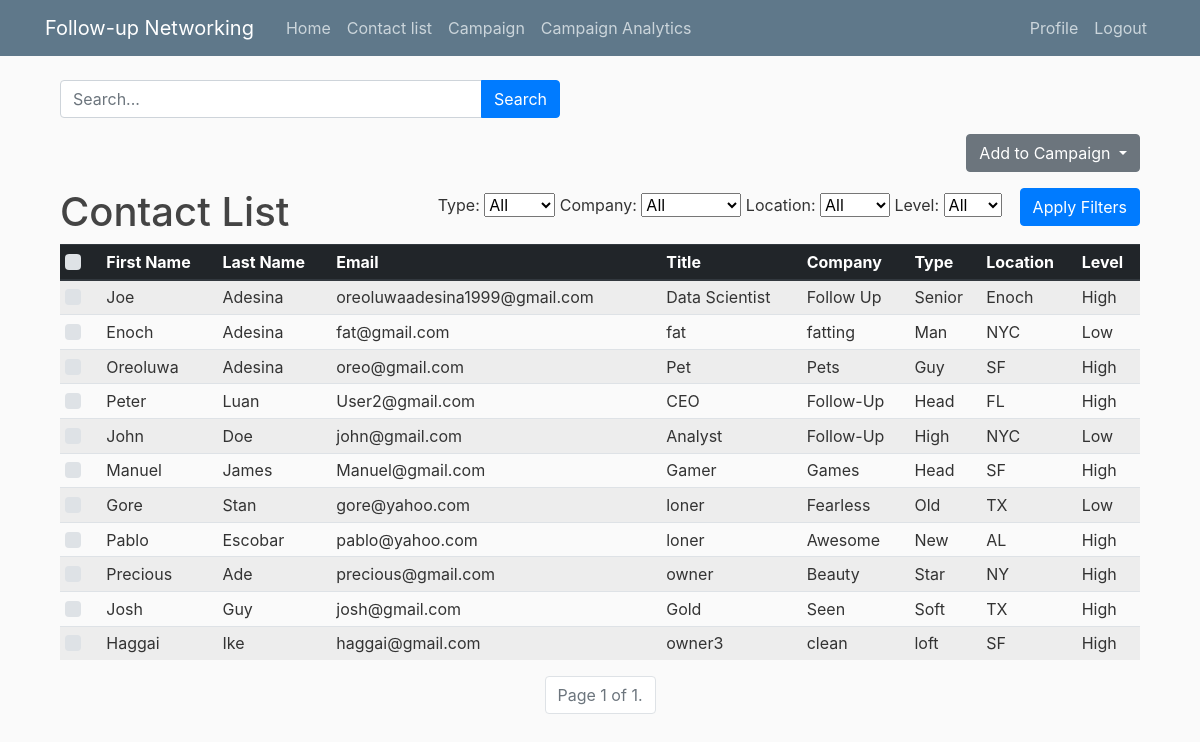
Screenshot of /contact-list/ (signed in) with the database file from the repository.
### contacts/models.py (models this page shows, shortened)
class Contact(models.Model):
    first_name = models.CharField(max_length=50, default='None', db_index=True)
    last_name = models.CharField(max_length=50, default='None', db_index=True)
    email = models.EmailField()
    title = models.CharField(max_length=100, default='No Title', db_index=True)
    company = models.CharField(max_length=100, default='No Company', db_index=True)
    type = models.CharField(max_length=100, default='None', db_index=True)
    location = models.CharField(max_length=100, db_index=True)
    level = models.CharField(max_length=100, default='None', db_index=True)
    class Meta:
        verbose_name = "Contact"

### contacts/views.py (the view, shortened to what this page needs)
# urls.py: path('contact-list/', views.contact_list, name='contact-list'),
@login_required
def contact_list(request):
    user_campaigns = Campaign.objects.filter(user=request.user)
    campaign_names = list(user_campaigns.values_list('name', flat=True))
    distinct_types = Contact.objects.order_by('type').values_list('type', flat=True).distinct()
    distinct_companies = Contact.objects.order_by('company').values_list('company', flat=True).distinct()
    distinct_locations = Contact.objects.order_by('location').values_list('location', flat=True).distinct()
    distinct_levels = Contact.objects.order_by('level').values_list('level', flat=True).distinct()
    contacts = Contact.objects.all()
    query = request.GET.get('q')
    type_filter = request.GET.get('typeFilter')
    company_filter = request.GET.get('companyFilter')
    location_filter = request.GET.get('locationFilter')
    level_filter = request.GET.get('levelFilter')
    if type_filter:
        contacts = contacts.filter(type__icontains=type_filter)
    if company_filter:
        contacts = contacts.filter(company__icontains=company_filter)
    if location_filter:
        contacts = contacts.filter(location__icontains=location_filter)
    if level_filter:
        contacts = contacts.filter(level__icontains=level_filter)
    paginator = Paginator(contacts, 50)  # Show 50 contacts per page
    page = request.GET.get('page', 1)
    try:
        contacts = paginator.page(page)
    except PageNotAnInteger:
        contacts = paginator.page(1)
    except EmptyPage:
        contacts = paginator.page(paginator.num_pages)
    return render(request, 'contact_list.html', {
        'contacts': contacts,
        'distinct_types': distinct_types,
        'distinct_companies': distinct_companies,
        'distinct_locations': distinct_locations,
        'distinct_levels': distinct_levels,
        'campaign_names': campaign_names,
        'query': query,  # Pass the query to the template for display
    })

### contacts/templates/contact_list.html (shortened to what this page needs)
{% extends 'base.html' %}
{% block content %}
<div class="container mt-4">
    <form class="form-inline" method="get" action="{% url 'contact-list' %}">
        <div class="input-group" style="width: 500px;">
            <input type="text" class="form-control" name="q" id="q" placeholder="Search...">
            <div class="input-group-append">
                <button type="submit" class="btn btn-primary">Search</button>
            </div>
        </div>
    </form>
    <form id="contactListForm" method="post" action="{% url 'contact-list' %}">
        <div class="d-flex justify-content-end mt-3 mb-3">
            <div class="ml-2">
                <div class="dropdown">
                    <button class="btn btn-secondary dropdown-toggle" type="button" id="addCampaignDropdown" data-toggle="dropdown" aria-haspopup="true" aria-expanded="false">
                        Add to Campaign
                    </button>
                </div>
            </div>
        </div>
        <div class="filter-menu float-right">
            <label for="typeFilter">Type:</label>
            <select id="typeFilter" name="typeFilter">
                <option value="">All</option>
            </select>
            <label for="companyFilter">Company:</label>
            <select id="companyFilter" name="companyFilter">
                <option value="">All</option>
            </select>
            <label for="locationFilter">Location:</label>
            <select id="locationFilter" name="locationFilter">
                <option value="">All</option>
            </select>
            <label for="levelFilter">Level:</label>
            <select id="levelFilter" name="levelFilter">
                <option value="">All</option>
            </select>
            <button id="applyFilterButton" class="btn btn-primary">Apply Filters</button>
        </div>
        <h1>Contact List</h1>
        <table class="table table-striped table-sm">
            <thead class="thead-dark">
                <tr>
                    <th scope="col">
                        <div class="text-center">
                            <div class="custom-control custom-checkbox">
                            </div>
                        </div>
                    </th>
                    <th scope="col">First Name</th>
                    <th scope="col">Last Name</th>
                    <th scope="col">Email</th>
                    <th scope="col">Title</th>
                    <th scope="col">Company</th>
                    <th scope="col">Type</th>
                    <th scope="col">Location</th>
                    <th scope="col">Level</th>
                </tr>
            </thead>
            <tbody id="contactTableBody">
                {% for contact in contacts %}
                <tr class="contact-row" data-id="{{ contact.id }}">
                    <td>
                        <div class="text-center">
                            <div class="custom-control custom-checkbox">
                            </div>
                        </div>
                    </td>
                    <td>{{ contact.first_name }}</td>
                    <td>{{ contact.last_name }}</td>
                    <td>{{ contact.email }}</td>
                    <td>{{ contact.title }}</td>
                    <td>{{ contact.company }}</td>
                    <td>{{ contact.type }}</td>
                    <td>{{ contact.location }}</td>
                    <td>{{ contact.level }}</td>
                </tr>
                {% endfor %}
            </tbody>
        </table>
    </form>
    <nav aria-label="Page navigation">
        <ul class="pagination justify-content-center">
            <li class="page-item disabled">
                <span class="page-link">
                    Page {{ contacts.number }} of {{ contacts.paginator.num_pages }}.
                </span>
            </li>
        </ul>
    </nav>
</div>
{% endblock %}

### contacts/templates/base.html (shortened to what this page needs)
{% load static %}
<!DOCTYPE html>
<html lang="en">
<head>
    <link rel="stylesheet" href="https://cdn.jsdelivr.net/npm/bootstrap@4.0.0/dist/css/bootstrap.min.css">
    <link rel="stylesheet" type="text/css" href="{% static 'main.css' %}">
</head>
<body>
    <header class="site-header">
        <nav class="navbar navbar-expand-md navbar-dark bg-steel fixed-top">
            <div class="container">
                <a class="navbar-brand mr-4" href="{% url 'home' %}">Follow-up Networking</a>
                <div class="collapse navbar-collapse" id="navbarToggle">
                    <div class="navbar-nav mr-auto">
                        <a class="nav-item nav-link" href="{% url 'home' %}">Home</a>
                        <a class="nav-item nav-link" href="{% url 'contact-list' %}">Contact list</a>
                        <a class="nav-item nav-link" href="{% url 'campaign_page' %}">Campaign</a>
                        <a class="nav-item nav-link" href="{% url 'campaign_analytics' %}">Campaign Analytics</a>
                    </div>
                    <div class="navbar-nav ml-auto">
                        {% if user.is_authenticated %}
                            <a class="nav-item nav-link" href="{% url 'profile' %}">Profile</a>
                            <a class="nav-item nav-link" href="{% url 'logout' %}">Logout</a>
                        {% else %}
                            <a class="nav-item nav-link" href="{% url 'login' %}">Login</a>
                            <a class="nav-item nav-link" href="{% url 'register' %}">Register</a>
                        {% endif %}
                    </div>
                </div>
            </div>
        </nav>
    </header>
    <main role="main" class="container">
        {% block content %}
        {% endblock %}
    </main>
</body>
</html>

### contacts/static/main.css (style rules this page uses)
body { background: #fafafa; color: #333333; margin-top: 5rem; }
h1, h2, h3, h4, h5, h6 { color: #444444; }
ul { margin: 0; }
.bg-steel { background-color: #5f788a; }
.site-header .navbar-nav .nav-link { color: #cbd5db; }

### rows the page displays
Contact: first_name "Joe", last_name "Adesina", email "oreoluwaadesina1999@gmail.com", title "Data Scientist", company "Follow Up", type "Senior", location "Enoch", level "High"
Contact: first_name "Enoch", last_name "Adesina", email "fat@gmail.com", title "fat", company "fatting", type "Man", location "NYC", level "Low"
Contact: first_name "Oreoluwa", last_name "Adesina", email "oreo@gmail.com", title "Pet", company "Pets", type "Guy", location "SF", level "High"
Contact: first_name "Peter", last_name "Luan", email "User2@gmail.com", title "CEO", company "Follow-Up", type "Head", location "FL", level "High"
Contact: first_name "John", last_name "Doe", email "john@gmail.com", title "Analyst", company "Follow-Up", type "High", location "NYC", level "Low"
Contact: first_name "Manuel", last_name "James", email "Manuel@gmail.com", title "Gamer", company "Games", type "Head", location "SF", level "High"
Contact: first_name "Gore", last_name "Stan", email "gore@yahoo.com", title "loner", company "Fearless", type "Old", location "TX", level "Low"
Contact: first_name "Pablo", last_name "Escobar", email "pablo@yahoo.com", title "loner", company "Awesome", type "New", location "AL", level "High"
Contact: first_name "Precious", last_name "Ade", email "precious@gmail.com", title "owner", company "Beauty", type "Star", location "NY", level "High"
Contact: first_name "Josh", last_name "Guy", email "josh@gmail.com", title "Gold", company "Seen", type "Soft", location "TX", level "High"
Contact: first_name "Haggai", last_name "Ike", email "haggai@gmail.com", title "owner3", company "clean", type "loft", location "SF", level "High"

### other values shown
{{ contacts.number }} "1"
{{ contacts.paginator.num_pages }} "1"
